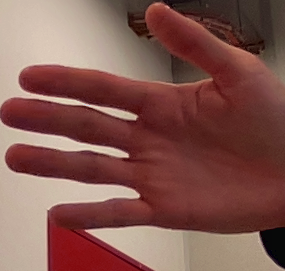
#> input picture Dataset/Dataset_collected/augmented/paper/hand_20240301-151007.png, 285 x 271 px, given in place of the camera
$ python check_image_stats.py
#> lines starting #> are read from the running program, lines starting #| are printed output that depends on the picture; after the words box and inside, x2 and y2 are one past the last pixel; in counts of white or black regions, pixels touching at a corner belong together
# -*- coding: utf-8 -*-
"""

.. moduleauthor:: Valentin Emiya
"""

import cv2 as cv
import numpy as np

print(np.__version__)
cap = cv.VideoCapture(1)

setup = None

while True:
    # Capture frame-by-frame
    ret, frame = cap.read()
#> frame is the input picture: shape (271, 285, 3); mean B, G, R 79.2, 86.6, 129.8
    ratio = 0.25
    format = (int(cap.get(cv.CAP_PROP_FRAME_WIDTH) * ratio),
              int(cap.get(cv.CAP_PROP_FRAME_HEIGHT) * ratio))
    frame = cv.resize(frame, format)
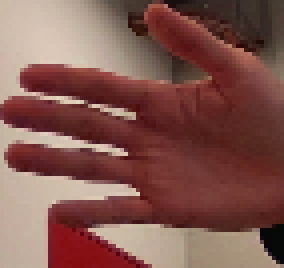
#> frame: shape (67, 71, 3) (shown 4 times larger); mean B, G, R 79, 86.4, 129.6
    if setup is None:
        setup = 0

        win_name = 'frame'
        cv.namedWindow(win_name)
        cv.moveWindow(win_name, 0 * format[0], 0 * format[1])

        win_name = 'hsv'
        cv.namedWindow(win_name)
        cv.moveWindow(win_name, 1 * format[0], 0 * format[1])

        win_name = 'H'
        cv.namedWindow(win_name)
        cv.moveWindow(win_name, 0 * format[0], 1 * format[1])

        win_name = 'S'
        cv.namedWindow(win_name)
        cv.moveWindow(win_name, 1 * format[0], 1 * format[1])

        win_name = 'V'
        cv.namedWindow(win_name)
        cv.moveWindow(win_name, 2 * format[0], 1 * format[1])

        win_name = 'InRange_HV'
        cv.namedWindow(win_name)
        cv.moveWindow(win_name, 0 * format[0], 2 * format[1])

        win_name = 'InRange_H'
        cv.namedWindow(win_name)
        cv.moveWindow(win_name, 1 * format[0], 2 * format[1])

        win_name = 'InRange_H_mask'
        cv.namedWindow(win_name)
        cv.moveWindow(win_name, 2 * format[0], 2 * format[1])

    # Our operations on the frame come here
    hsv = cv.cvtColor(frame, cv.COLOR_BGR2HSV)
#> hsv: shape (67, 71, 3); mean H, S, V 28.4, 114.9, 129.6
    q = np.quantile(hsv, (0, 0.05, 0.1, 0.5, 0.9, 0.95, 1), axis=(0, 1))
#> q = [[0, 32, 8], [0, 41, 62], [1, 44, 81], [8, 135, 115], [177, 173, 205], [179, 187, 210], [179, 255, 225]]
    # m, s = np.mean(hsv, axis=(0, 1)), np.std(hsv, axis=(0, 1))
    # hsv_min = m - s
    # hsv_max = m + s
    # print(('({:03.0f}, {:03.0f}) ' * 3).format(
    #     hsv_min[0], hsv_max[0],
    #     hsv_min[1], hsv_max[1],
    #     hsv_min[2], hsv_max[2]))
    for c in range(hsv.shape[2]):
        print(q[:, c], end=' ')
#> this loop made 3 passes
#| [  0.   0.   1.   8. 177. 179. 179.]
#| [ 32.  41.  44. 135. 173. 187. 255.]
#| [  8.  62.  81. 115. 205. 210. 225.]
    print('')

    lowerb5 = np.array((q[1, 0], 0, 0))
#> lowerb5 = [0, 0, 0]
    upperb5 = np.array((q[-2, 0], 255, 255))
#> upperb5 = [179, 255, 255]
    filtered_frame5 = cv.inRange(hsv, lowerb5, upperb5)
#> filtered_frame5: shape (67, 71); every value is 255
    lowerb_h = np.array((75, 0, 0))
    upperb_h = np.array((95, 255, 255))
    filtered_frame_hard_h = cv.inRange(hsv, lowerb_h, upperb_h)
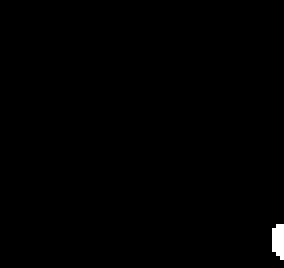
#> filtered_frame_hard_h: shape (67, 71) (shown 4 times larger); 0.48% white; 1 white region, box (x1, y1, x2, y2) and area: (68, 56, 71, 65) 23
    lowerb_hv = np.array((75, 0, 50))
    upperb_hv = np.array((95, 255, 255))
    filtered_frame_hard_hv = cv.inRange(hsv, lowerb_hv, upperb_hv)
#> filtered_frame_hard_hv: shape (67, 71); every value is 0

    # Display the resulting frame
    cv.imshow('frame', frame)
    cv.imshow('hsv', hsv)
    cv.imshow('H', hsv[:, :, 0])
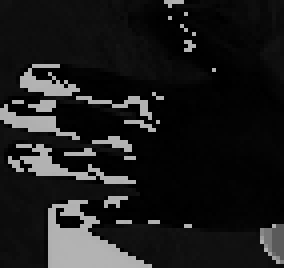
#> window 'H': shape (67, 71) (shown 4 times larger); min 0, max 179, mean 28.4
    cv.imshow('S', hsv[:, :, 1])
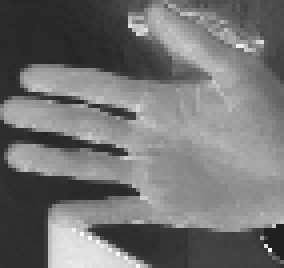
#> window 'S': shape (67, 71) (shown 4 times larger); min 32, max 255, mean 114.9
    cv.imshow('V', hsv[:, :, 2])
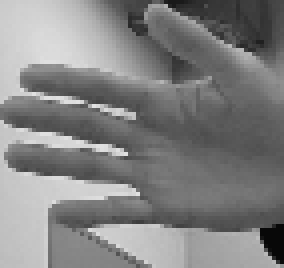
#> window 'V': shape (67, 71) (shown 4 times larger); min 8, max 225, mean 129.6
    cv.imshow('InRange_HV', filtered_frame_hard_hv)
    cv.imshow('InRange_H',
              (filtered_frame_hard_h[:, :, None]==0) * frame)
    cv.imshow('InRange_H_mask', filtered_frame_hard_h)
    if cv.waitKey(1) & 0xFF == ord('q'):
#> (key q is pressed here)
        break

# When everything done, release the capture
cap.release()
cv.destroyAllWindows()

$ run again, on Dataset/Dataset_collected/augmented/paper/hand_20240301-151008.png
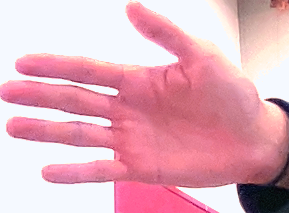
#> input picture Dataset/Dataset_collected/augmented/paper/hand_20240301-151008.png, 289 x 213 px, given in place of the camera
#> frame is the input picture: shape (213, 289, 3); mean B, G, R 187, 172.6, 228.4
#> frame: shape (53, 72, 3)
#> hsv: shape (53, 72, 3); mean H, S, V 132.1, 72.5, 232
#> q = [[0, 1, 13], [6, 10, 171], [17, 10, 199], [169, 89.5, 253], [175, 129, 255], [175, 139.2, 255], [179, 204, 255]]
#> the loop `for c in range(hsv.shape[2]):` made 3 passes
#| [  0.   6.  17. 169. 175. 175. 179.]
#| [  1.    10.    10.    89.5  129.   139.25 204.  ]
#| [ 13. 171. 199. 253. 255. 255. 255.]
#> lowerb5 = [6, 0, 0]
#> upperb5 = [175, 255, 255]
#> `filtered_frame5 = cv.inRange(hsv, lowerb5, upperb5)`:
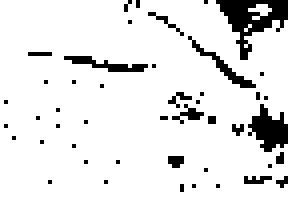
#> filtered_frame5: shape (53, 72) (shown 4 times larger); 90.2% white; 46 black regions (42 under 20 px), largest, box (x1, y1, x2, y2) and area: (54, 0, 72, 15) 116, (62, 26, 72, 38) 69, (47, 9, 64, 22) 36, (16, 14, 37, 18) 36
#> filtered_frame_hard_h: shape (53, 72); 0.45% white in thin lines or dots, all inside (x1, y1, x2, y2) = (65, 48, 72, 52)
#> filtered_frame_hard_hv: shape (53, 72); every value is 0
#> `cv.imshow('V', hsv[:, :, 2])`:
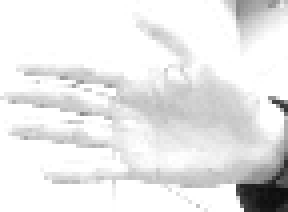
#> window 'V': shape (53, 72) (shown 4 times larger); min 13, max 255, mean 232

$ run again, on Dataset/Dataset_collected/augmented/paper/hand_20240301-151039.png
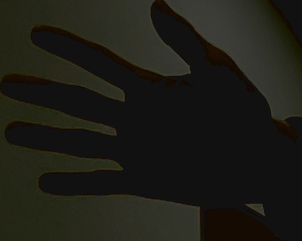
#> input picture Dataset/Dataset_collected/augmented/paper/hand_20240301-151039.png, 302 x 241 px, given in place of the camera
#> frame is the input picture: shape (241, 302, 3); mean B, G, R 22.7, 29.4, 29.7
#> frame: shape (60, 75, 3)
#> hsv: shape (60, 75, 3); mean H, S, V 16.3, 55.1, 30.3
#> q = [[0, 0, 17], [0, 0, 17], [0, 0, 17], [14, 33, 22], [35, 134.1, 52], [36, 229, 55], [40, 236, 63]]
#> the loop `for c in range(hsv.shape[2]):` made 3 passes
#| [ 0.  0.  0. 14. 35. 36. 40.]
#| [  0.    0.    0.   33.  134.1 229.  236. ]
#| [17. 17. 17. 22. 52. 55. 63.]
#> lowerb5 = [0, 0, 0]
#> upperb5 = [36, 255, 255]
#> `filtered_frame5 = cv.inRange(hsv, lowerb5, upperb5)`:
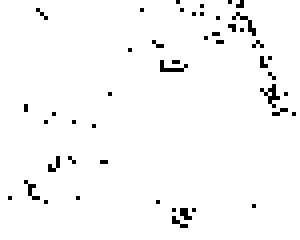
#> filtered_frame5: shape (60, 75) (shown 4 times larger); 97.4% white; black in thin lines or dots
#> filtered_frame_hard_h: shape (60, 75); every value is 0
#> `cv.imshow('S', hsv[:, :, 1])`:
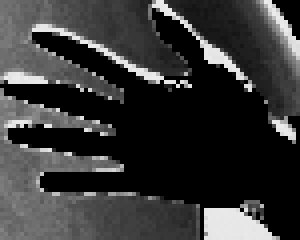
#> window 'S': shape (60, 75) (shown 4 times larger); min 0, max 236, mean 55.1

$ run again, on Dataset/Dataset_collected/augmented/paper/hand_20240301-151044.png
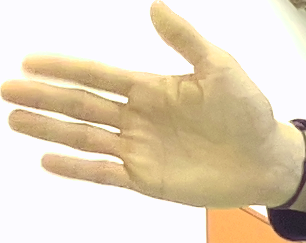
#> input picture Dataset/Dataset_collected/augmented/paper/hand_20240301-151044.png, 306 x 243 px, given in place of the camera
#> frame is the input picture: shape (243, 306, 3); mean B, G, R 188.3, 212.1, 227.2
#> frame: shape (60, 76, 3)
#> hsv: shape (60, 76, 3); mean H, S, V 69, 51.5, 228.5
#> q = [[0, 1, 37], [16, 4, 179], [17, 4, 186], [23, 60, 254], [128, 104, 255], [128, 110, 255], [179, 171, 255]]
#> the loop `for c in range(hsv.shape[2]):` made 3 passes
#| [  0.  16.  17.  23. 128. 128. 179.]
#| [  1.   4.   4.  60. 104. 110. 171.]
#| [ 37. 179. 186. 254. 255. 255. 255.]
#> lowerb5 = [16, 0, 0]
#> upperb5 = [128, 255, 255]
#> `filtered_frame5 = cv.inRange(hsv, lowerb5, upperb5)`:
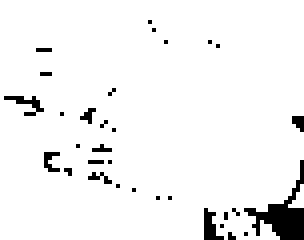
#> filtered_frame5: shape (60, 76) (shown 4 times larger); 95% white; 32 black regions (30 under 20 px), largest, box (x1, y1, x2, y2) and area: (61, 40, 76, 60) 102, (51, 52, 56, 60) 22
#> filtered_frame_hard_h: shape (60, 76); 0.09% white in thin lines or dots, all inside (x1, y1, x2, y2) = (1, 13, 30, 28)
#> `cv.imshow('V', hsv[:, :, 2])`:
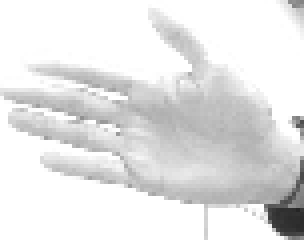
#> window 'V': shape (60, 76) (shown 4 times larger); min 37, max 255, mean 228.5
